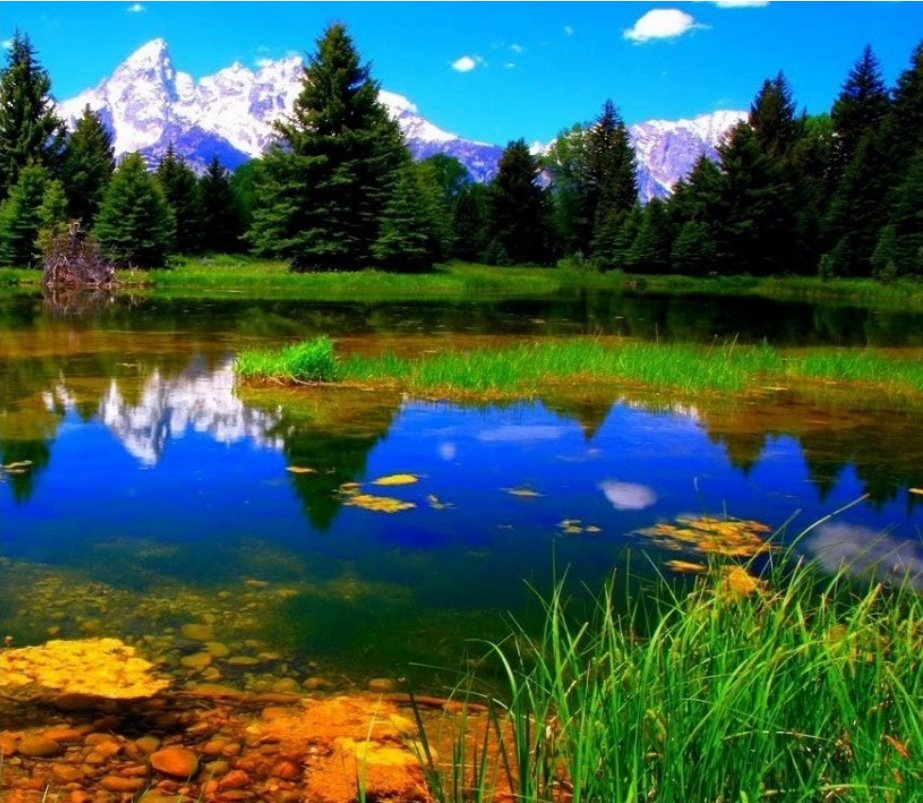
#> input picture data/image_right.jpg, 923 x 803 px
$ python 'İmage_Stitching.py'
#> lines starting #> are read from the running program, lines starting #| are printed output that depends on the picture; after the words box and inside, x2 and y2 are one past the last pixel; in counts of white or black regions, pixels touching at a corner belong together
import cv2
import numpy as np

#img_ = cv2.imread('data/image_right.jpg')
img_ = cv2.imread('data/image_right.jpg')
#> img_ is the input picture: shape (803, 923, 3); mean B, G, R 78.6, 90.7, 57.7
img_ = cv2.resize(img_, (0,0), fx=1, fy=1)
img1 = cv2.cvtColor(img_,cv2.COLOR_BGR2GRAY)
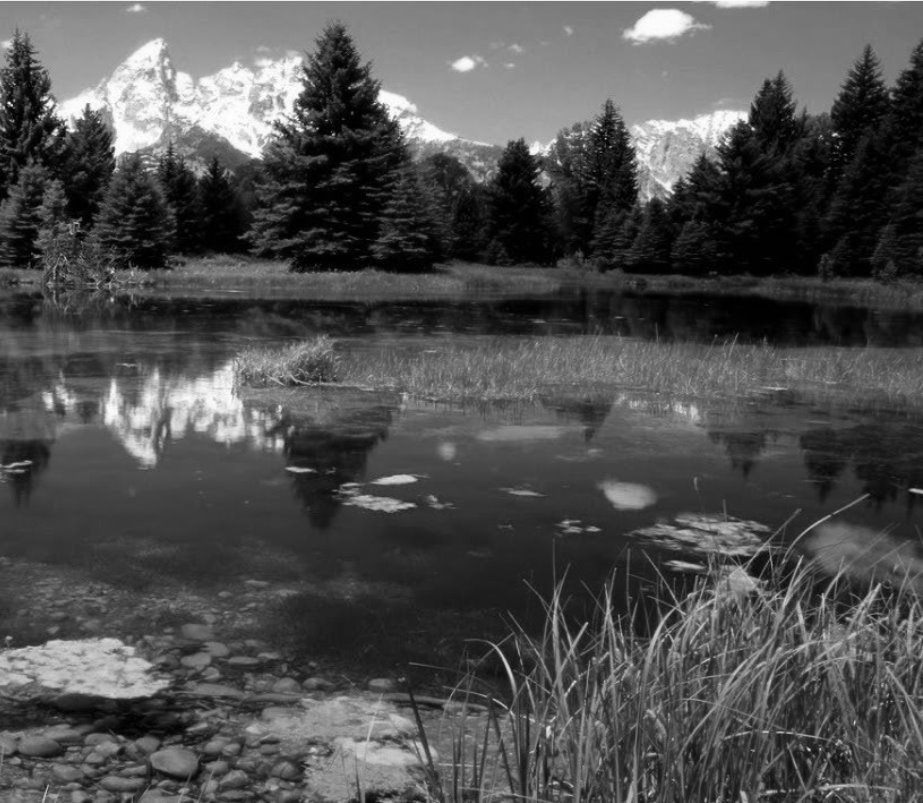
#> img1: shape (803, 923); min 0, max 255, mean 79.5

#img = cv2.imread('data/image_left.jpg')
img = cv2.imread('data/image_right.jpg')
img = cv2.resize(img, (0,0), fx=1, fy=1)
img2 = cv2.cvtColor(img,cv2.COLOR_BGR2GRAY)

sift = cv2.xfeatures2d.SIFT_create()

kp1, des1 = sift.detectAndCompute(img1,None)
#> kp1 = 6886 keypoints; strongest (x, y, size): (9, 103, 1.9), (55, 132, 4.4), (809, 749, 2.1), (835, 134, 2.9)
kp2, des2 = sift.detectAndCompute(img2,None)
#> kp2 has the same summary as kp1

# [6 lines of commented-out code are left out]
match = cv2.BFMatcher()
matches = match.knnMatch(des1,des2,k=2)
#> matches = 6886 matches

good = []
for m,n in matches:
    if m.distance < 0.05*n.distance:
        good.append(m)
#> after the loop, good = 6886 matches

draw_params = dict(matchColor=(0,255,0),
                       singlePointColor=None,
                       flags=2)

img3 = cv2.drawMatches(img_,kp1,img,kp2,good,None,**draw_params)
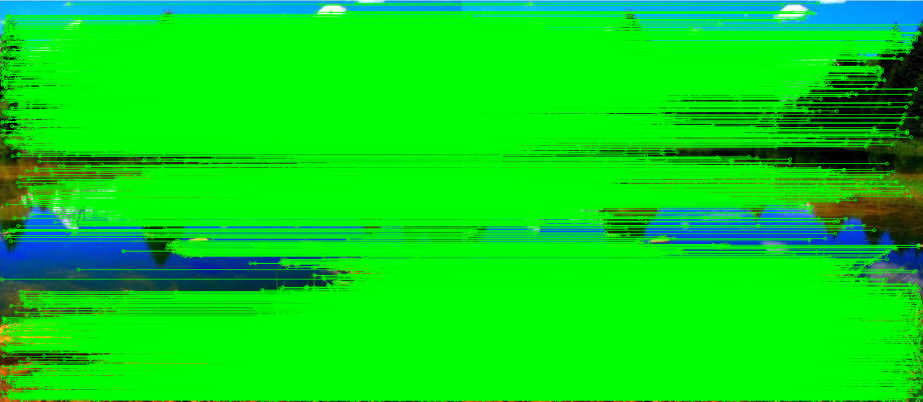
#> img3: shape (803, 1846, 3) (shown at 1/2 size); mean B, G, R 23.2, 219.1, 7.3
#cv2.imshow("Eşleşen Noktalar", img3)

MIN_MATCH_COUNT = 10
if len(good) > MIN_MATCH_COUNT:
    src_pts = np.float32([ kp1[m.queryIdx].pt for m in good ]).reshape(-1,1,2)
    dst_pts = np.float32([ kp2[m.trainIdx].pt for m in good ]).reshape(-1,1,2)

    M, mask = cv2.findHomography(src_pts, dst_pts, cv2.RANSAC, 5.0)
#> M = [[1, -1.64e-15, -7.82e-13], [5.27e-15, 1, -1.31e-12], [1.07e-17, -4.12e-18, 1]]; mask = 6886 values from 1 to 1

    h,w = img1.shape
#> h = 803; w = 923
    pts = np.float32([ [0,0],[0,h-1],[w-1,h-1],[w-1,0] ]).reshape(-1,1,2)
#> pts = [[0, 0], [0, 802], [922, 802], [922, 0]]
    dst = cv2.perspectiveTransform(pts, M)
#> dst = [[-7.82e-13, -1.31e-12], [-2.1e-12, 802], [922, 802], [922, 3.55e-12]]
    img2 = cv2.polylines(img2,[np.int32(dst)],True,255,3, cv2.LINE_AA)
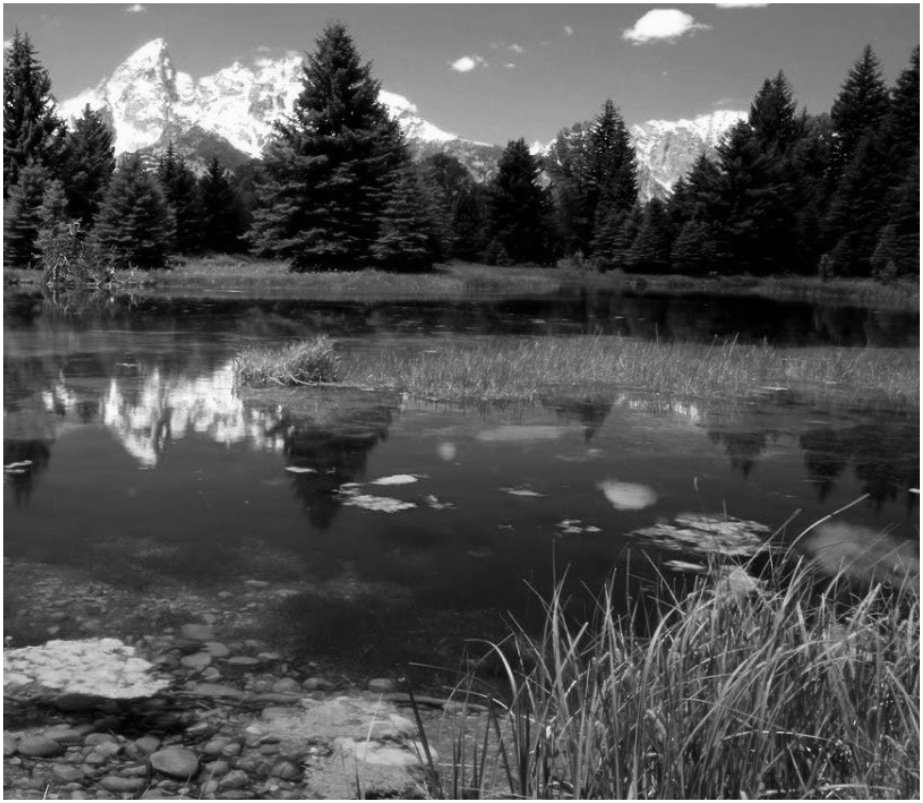
#> img2: shape (803, 923); 1.85% of pixels changed, all inside (x1, y1, x2, y2) = (0, 0, 923, 803)
    #cv2.imshow("Resimlerin Tamamlanan Kısımları", img2)
else:
    print("Yeterli Eşleşme Bunamadı - %d/%d", (len(good)/MIN_MATCH_COUNT))

dst = cv2.warpPerspective(img_,M,(img.shape[1] + img_.shape[1], img.shape[0]))
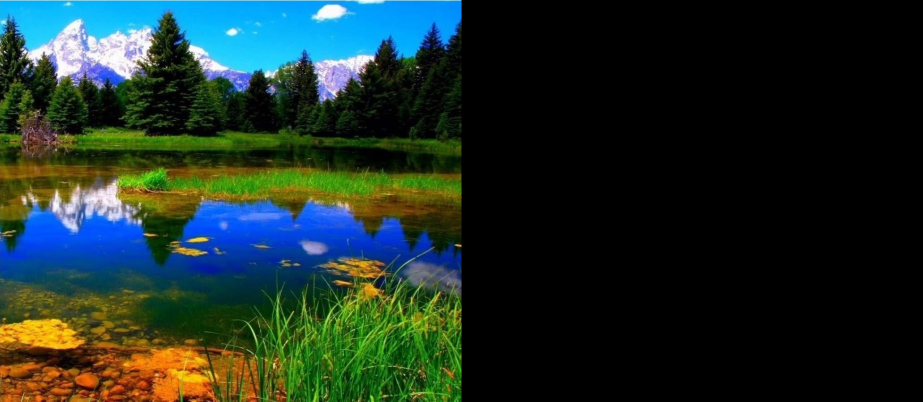
#> dst: shape (803, 1846, 3) (shown at 1/2 size); mean B, G, R 39.3, 45.4, 28.9
dst[0:img.shape[0],0:img.shape[1]] = img
#cv2.imshow("Resmin Birleşimi", dst)

def trim(frame):

    if not np.sum(frame[0]):
        return trim(frame[1:])

    if not np.sum(frame[-1]):
        return trim(frame[:-2])

    if not np.sum(frame[:,0]):
        return trim(frame[:,1:])

    if not np.sum(frame[:,-1]):
        return trim(frame[:,:-2])
    return frame

cv2.imshow("resmin dikilmiş hali.jpg", trim(dst))
#cv2.imsave("image_stitching.jpg", trim(dst))

cv2.waitKey(0)
cv2.destroyAllWindows()

$ run again, with data/image_left.jpg copied over data/image_right.jpg
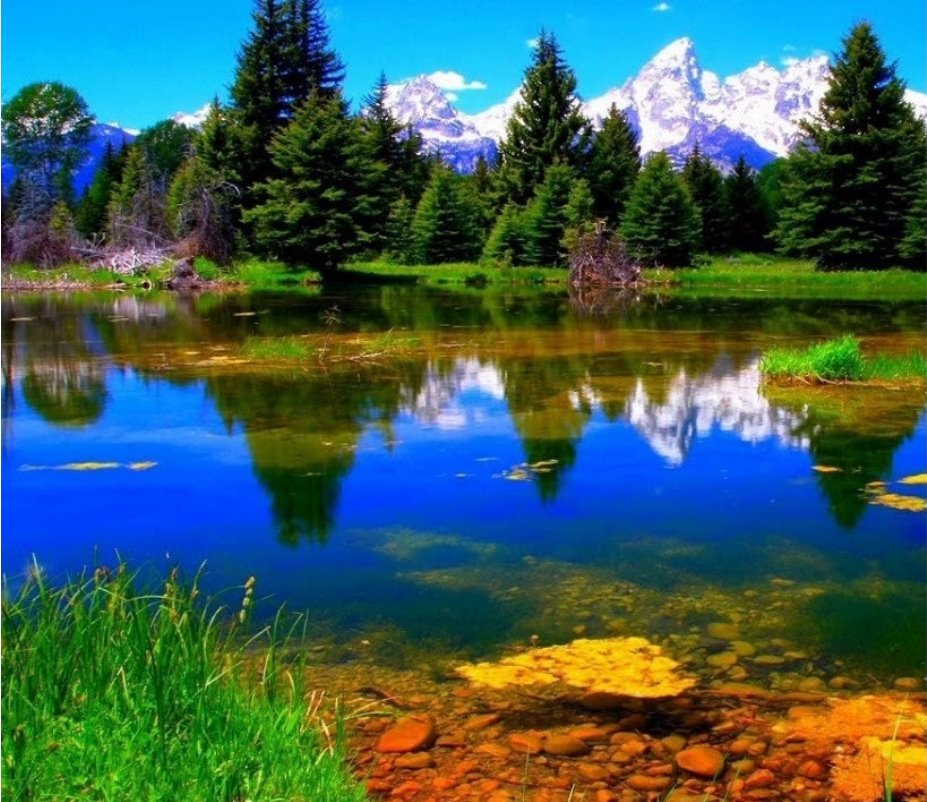
#> input picture data/image_left.jpg, 927 x 802 px
#> img_ is the input picture: shape (802, 927, 3); mean B, G, R 88.4, 94.8, 62.5
#> kp1 = 7651 keypoints; strongest (x, y, size): (535, 102, 2), (522, 142, 2.2), (581, 131, 4.4), (419, 153, 2.3)
#> kp2 has the same summary as kp1
#> matches = 7651 matches
#> `img3 = cv2.drawMatches(img_,kp1,img,kp2,good,None,**draw_params)`:
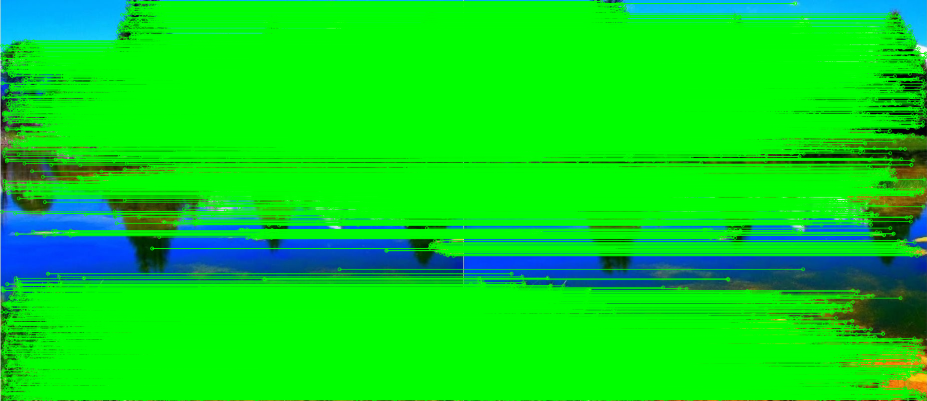
#> img3: shape (802, 1854, 3) (shown at 1/2 size); mean B, G, R 29.7, 219, 6.7
#> M = [[1, -7.81e-16, 2.01e-13], [4.86e-16, 1, -4.51e-14], [1.15e-18, -1.79e-18, 1]]; mask = 7651 values from 1 to 1
#> `dst = cv2.perspectiveTransform(pts, M)`: dst = [[2.01e-13, -4.51e-14], [-4.25e-13, 801], [926, 801], [926, 4.05e-13]]
#> img2: shape (802, 927); min 0, max 255, mean 86.6
#> `dst = cv2.warpPerspective(img_,M,(img.shape[1] + img_.shape[1], img.sh..`:
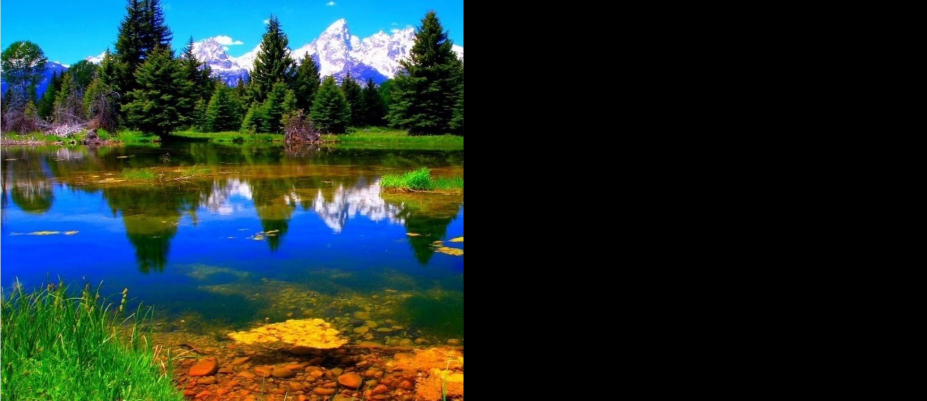
#> dst: shape (802, 1854, 3) (shown at 1/2 size); mean B, G, R 44.2, 47.4, 31.2

$ run again, with data/ornek.jpg copied over data/image_right.jpg
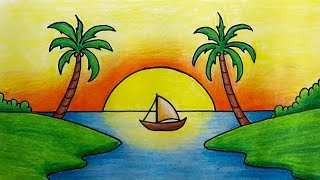
#> input picture data/ornek.jpg, 320 x 180 px
#> img_ is the input picture: shape (180, 320, 3); mean B, G, R 73.1, 156.2, 143.4
#> kp1 = 173 keypoints; strongest (x, y, size): (113, 30, 2), (78, 20, 1.9), (196, 32, 2.1), (185, 119, 2)
#> kp2 has the same summary as kp1
#> matches = 173 matches
#> `img3 = cv2.drawMatches(img_,kp1,img,kp2,good,None,**draw_params)`:
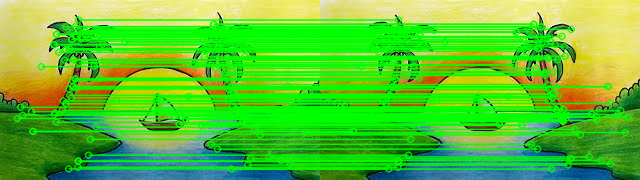
#> img3: shape (180, 640, 3); mean B, G, R 47.9, 197.2, 88.6
#> src_pts = 173 rows, first 8: [16.96, 117.9], [20.12, 106.7], [22.34, 114.6], [30.98, 111.3], [32.54, 130.9], [32.54, 130.9], [40.85, 66.21], [53.55, 44.16]
#> dst_pts has the same summary as src_pts
#> M = [[1, -1.54e-16, 1.39e-13], [-3.7e-17, 1, 5.12e-14], [-1.43e-19, -6.07e-19, 1]]; mask = 173 values from 1 to 1
#> `dst = cv2.perspectiveTransform(pts, M)`: dst = [[1.39e-13, 5.12e-14], [1.11e-13, 179], [319, 179], [319, 3.94e-14]]
#> img2: shape (180, 320); min 1, max 255, mean 148.6
#> `dst = cv2.warpPerspective(img_,M,(img.shape[1] + img_.shape[1], img.sh..`:
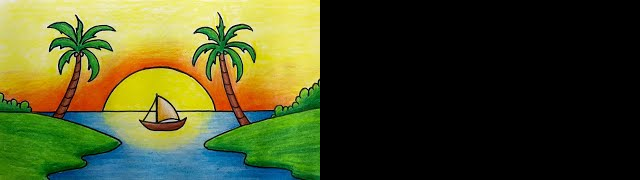
#> dst: shape (180, 640, 3); mean B, G, R 36.5, 78.1, 71.7

$ run again, with data/ornek.png saved as data/image_right.jpg
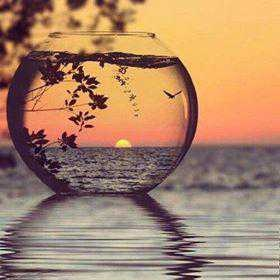
#> input picture data/ornek.png, 280 x 280 px
#> img_ is the input picture: shape (280, 280, 3); mean B, G, R 106, 133.2, 170.5
#> kp1 = 502 keypoints; strongest (x, y, size): (77, 72, 1.9), (99, 102, 9.4), (171, 96, 2.8), (87, 113, 2)
#> kp2 has the same summary as kp1
#> matches = 502 matches
#> `img3 = cv2.drawMatches(img_,kp1,img,kp2,good,None,**draw_params)`:
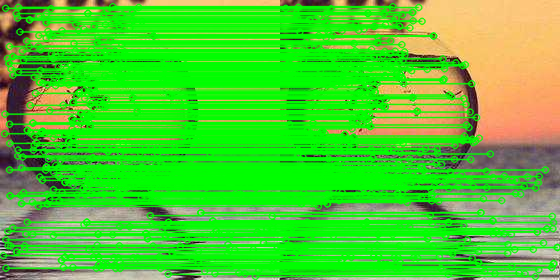
#> img3: shape (280, 560, 3); mean B, G, R 47.4, 205, 77.7
#> src_pts = 502 rows, first 8: [2.86, 255.1], [4.06, 133.3], [4.42, 113.6], [5.16, 7.82], [5.33, 239.3], [5.49, 267.7], [7.12, 57.91], [7.32, 230.9]
#> dst_pts has the same summary as src_pts
#> M = [[1, -3.4e-16, -6.11e-14], [4.11e-16, 1, 5.12e-14], [2.21e-18, -3.89e-18, 1]]; mask = 502 values from 1 to 1
#> `dst = cv2.perspectiveTransform(pts, M)`: dst = [[-6.11e-14, 5.12e-14], [-1.56e-13, 279], [279, 279], [279, 1.66e-13]]
#> img2: shape (280, 280); min 2, max 255, mean 146.1
#> `dst = cv2.warpPerspective(img_,M,(img.shape[1] + img_.shape[1], img.sh..`:
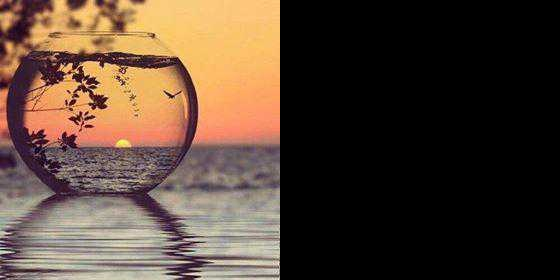
#> dst: shape (280, 560, 3); mean B, G, R 53, 66.6, 85.3
